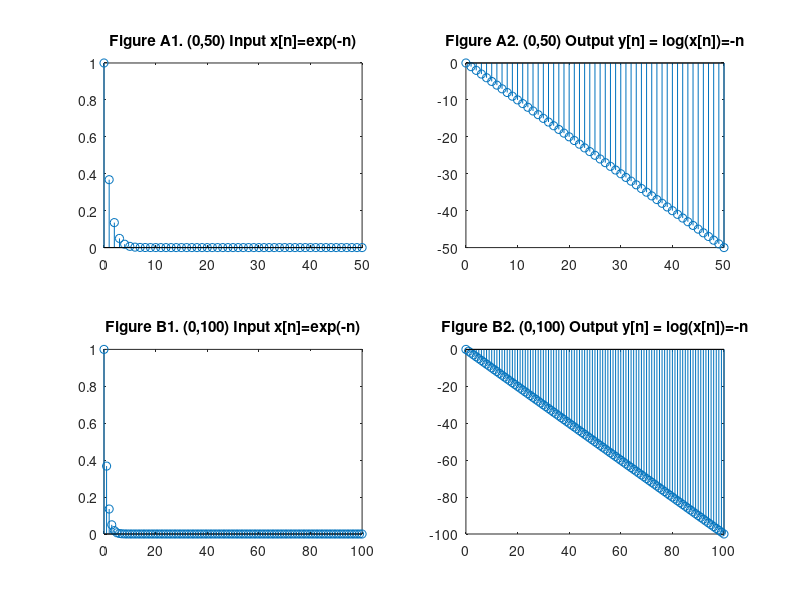

Recreate this plot in MATLAB.
% Define the input signal
n = 0:50; % Define the range of n
x = exp(-n);

% Define the system function
y = @(x) log(x); % Output y[n] = log(x[n])

% Calculate the output
y_out = y(x);

% Plot the input and output signals
subplot(2,2,1);
stem(n, x);
title('Figure A1. (0,50) Input x[n]=exp(-n)');

subplot(2,2,2);
stem(n, y_out);
title('Figure A2. (0,50) Output y[n] = log(x[n])=-n');

n = 0:100;
x1 = exp(-n);
y_out1 = y(x1);

subplot(2,2,3);
stem(n, x1);
title('Figure B1. (0,100) Input x[n]=exp(-n)');

subplot(2,2,4);
stem(n, y_out1);
title('Figure B2. (0,100) Output y[n] = log(x[n])=-n');


% x[n] bounded but y[n] is not limited. So not stable